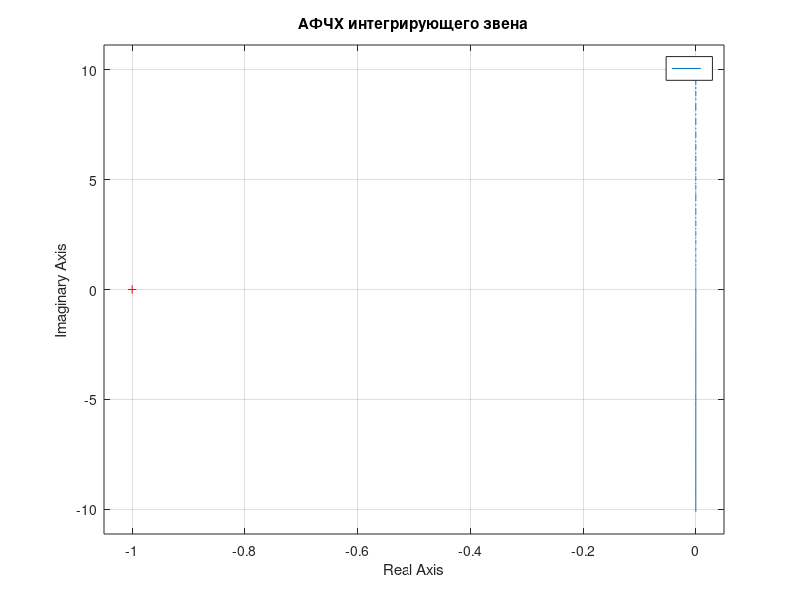
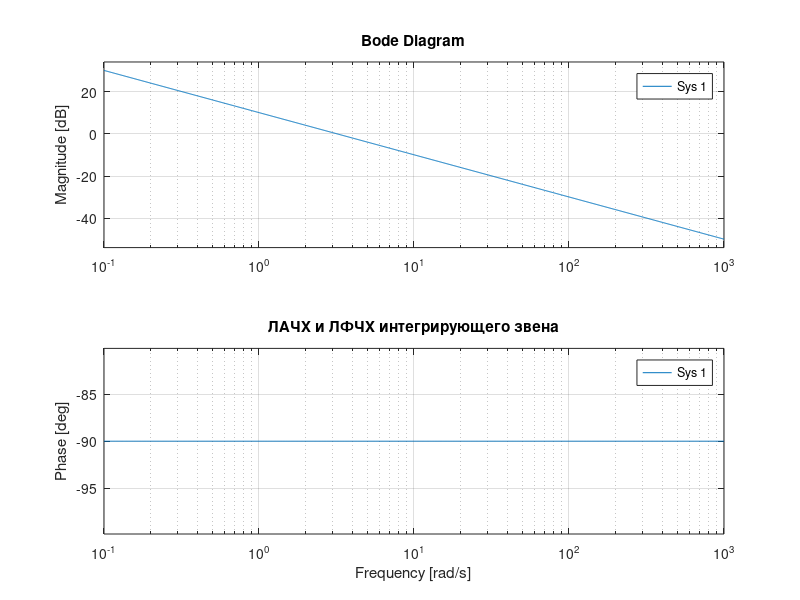
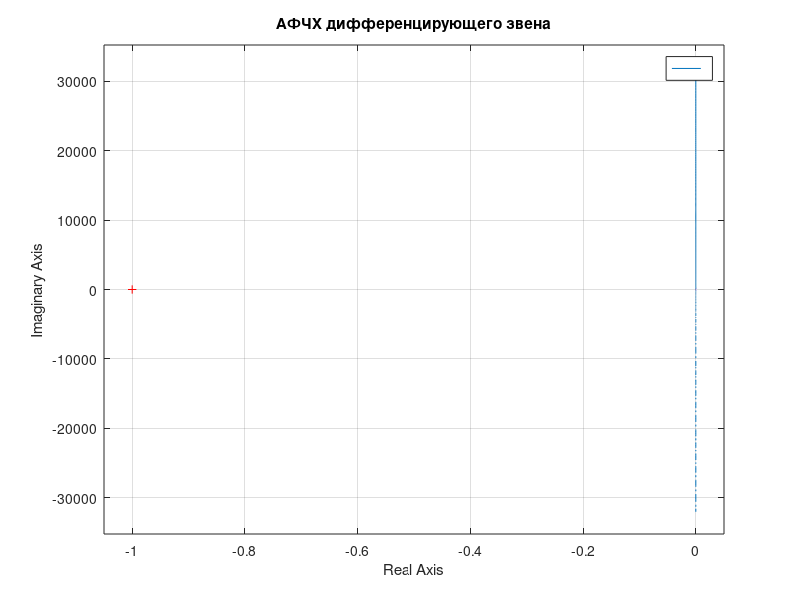
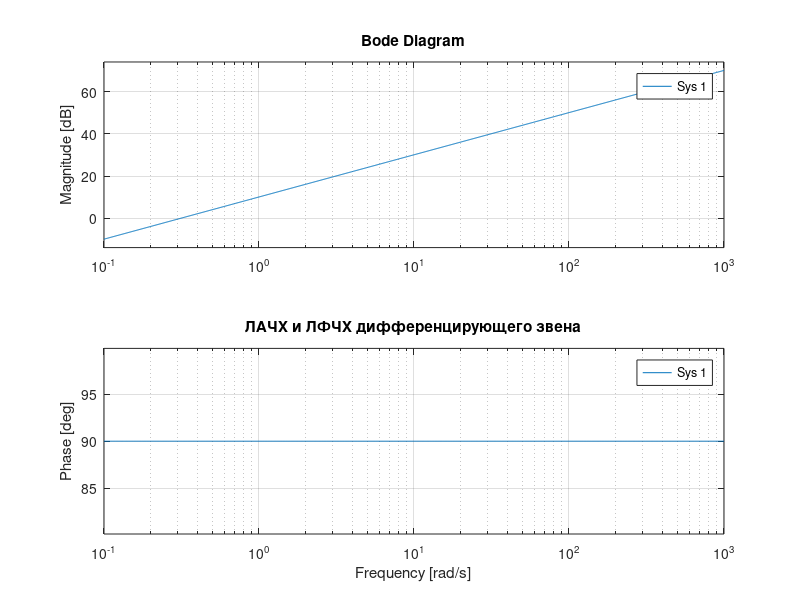

These charts were generated, in order, by the following MATLAB code: (Note: this script raises an error after producing the figures.)
clc;
clear;
close all;

s = tf('s');

K   = 3.2;
T   = 0.9;
T1  = 1.0;
T2  = 1.4;
T1a = 3.4;

names = {'интегрирующего звена', ...
         'дифференцирующего звена', ...
         'усилительного звена', ...
         'апериодического звена 1-го порядка', ...
         'апериодического звена 2-го порядка', ...
         'колебательного звена', ...
         'консервативного звена', ...
         'инерционного интегрирующего звена', ...
         'реального дифференцирующего звена', ...
         'форсирующего звена 1-го порядка', ...
         'изодромного звена'};

W = {K/s, ...
     K*s, ...
     tf(K), ...
     K/(T*s + 1), ...
     K/(T2^2*s^2 + T1a*s + 1), ...
     K/(T2^2*s^2 + T1*s + 1), ...
     K/(T*s^2 + 1), ...
     K/(s*(T*s + 1)), ...
     K*s/(T*s + 1), ...
     K*(T*s + 1), ...
     K*(T*s + 1)/s};

for i = 1:11
    figure;
    nyquist(W{i});
    grid on;
    title(['АФЧХ ' names{i}]);

    figure;
    bode(W{i});
    grid on;
    title(['ЛАЧХ и ЛФЧХ ' names{i}]);
end

w = logspace(-2, 2, 2000);
K_values = [0.5 1 2 3.2 5];

famK = struct('tfs', {}, 'labels', {}, 'title', {});
for n = 1:11
    famK(n).tfs = cellfun(@(k) W{n}*k/K, num2cell(K_values), 'UniformOutput', false);
    famK(n).labels = compose('K = %.2g', K_values);
    famK(n).title = ['№' num2str(n) ' ' names{n}];
end

draw_canvas(famK, w, 'L',   'Влияние K на ЛАЧХ типовых звеньев');
draw_canvas(famK, w, 'phi', 'Влияние K на ЛФЧХ типовых звеньев');

T_values = [0.1 0.5 0.9 2 5];
T1_5     = [2.8 3.4 4 5 7];        % №5, T2 = 1.4 (T1 >= 2*T2)
T2_5     = [0.3 0.6 1 1.4 1.7];    % №5, T1 = 3.4
T1_6     = [0.2 0.5 1 1.5 2.5];    % №6, T2 = 1.4
T2_6     = [0.8 1 1.4 2 3];        % №6, T1 = 1.0

panels = { ...
    '4 (T)',   T_values, 'T',  @(p) K/(p*s + 1); ...
    '5 (T1)',  T1_5,     'T1', @(p) K/(T2^2*s^2 + p*s + 1); ...
    '5 (T2)',  T2_5,     'T2', @(p) K/(p^2*s^2 + T1a*s + 1); ...
    '6 (T1)',  T1_6,     'T1', @(p) K/(T2^2*s^2 + p*s + 1); ...
    '6 (T2)',  T2_6,     'T2', @(p) K/(p^2*s^2 + T1*s + 1); ...
    '7 (T)',   T_values, 'T',  @(p) K/(p*s^2 + 1); ...
    '8 (T)',   T_values, 'T',  @(p) K/(s*(p*s + 1)); ...
    '9 (T)',   T_values, 'T',  @(p) K*s/(p*s + 1); ...
    '10 (T)',  T_values, 'T',  @(p) K*(p*s + 1); ...
    '11 (T)',  T_values, 'T',  @(p) K*(p*s + 1)/s};

famT = struct('tfs', {}, 'labels', {}, 'title', {});
for n = 1:size(panels, 1)
    famT(n).tfs = cellfun(panels{n, 4}, num2cell(panels{n, 2}), 'UniformOutput', false);
    famT(n).labels = compose([panels{n, 3} ' = %.2g'], panels{n, 2});
    famT(n).title = panels{n, 1};
end

draw_canvas(famT, w, 'L',   'Влияние постоянных времени на ЛАЧХ (K = 3.2)');
draw_canvas(famT, w, 'phi', 'Влияние постоянных времени на ЛФЧХ (K = 3.2)');

function draw_canvas(fam, w, mode, name)
    figure('Name', name, 'NumberTitle', 'off');
    for n = 1:numel(fam)
        subplot(3, 4, n);
        hold on;
        for i = 1:numel(fam(n).tfs)
            [mag, phase] = bode(fam(n).tfs{i}, w);
            if strcmp(mode, 'L')
                semilogx(w, 20*log10(squeeze(mag)));
            else
                semilogx(w, squeeze(phase));
            end
        end
        set(gca, 'XScale', 'log');
        grid on;
        title(fam(n).title);
        xlabel('\omega, рад/с');
        if strcmp(mode, 'L')
            ylabel('L, дБ');
        else
            ylabel('\phi, °');
        end
        legend(fam(n).labels, 'Location', 'best');
    end
    sgtitle(name);
end
